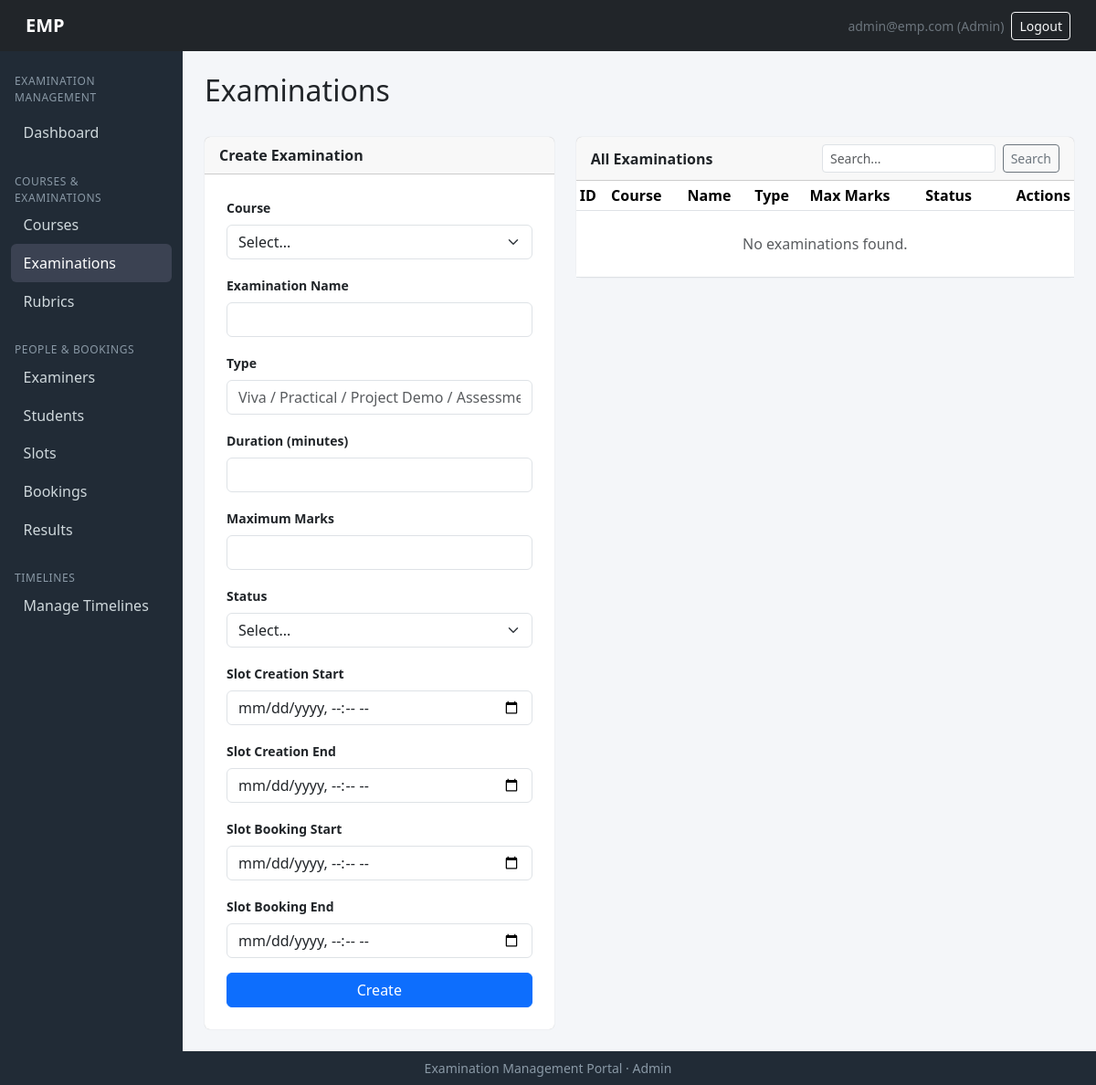
The app's page /admin/examinations (signed in), older data.
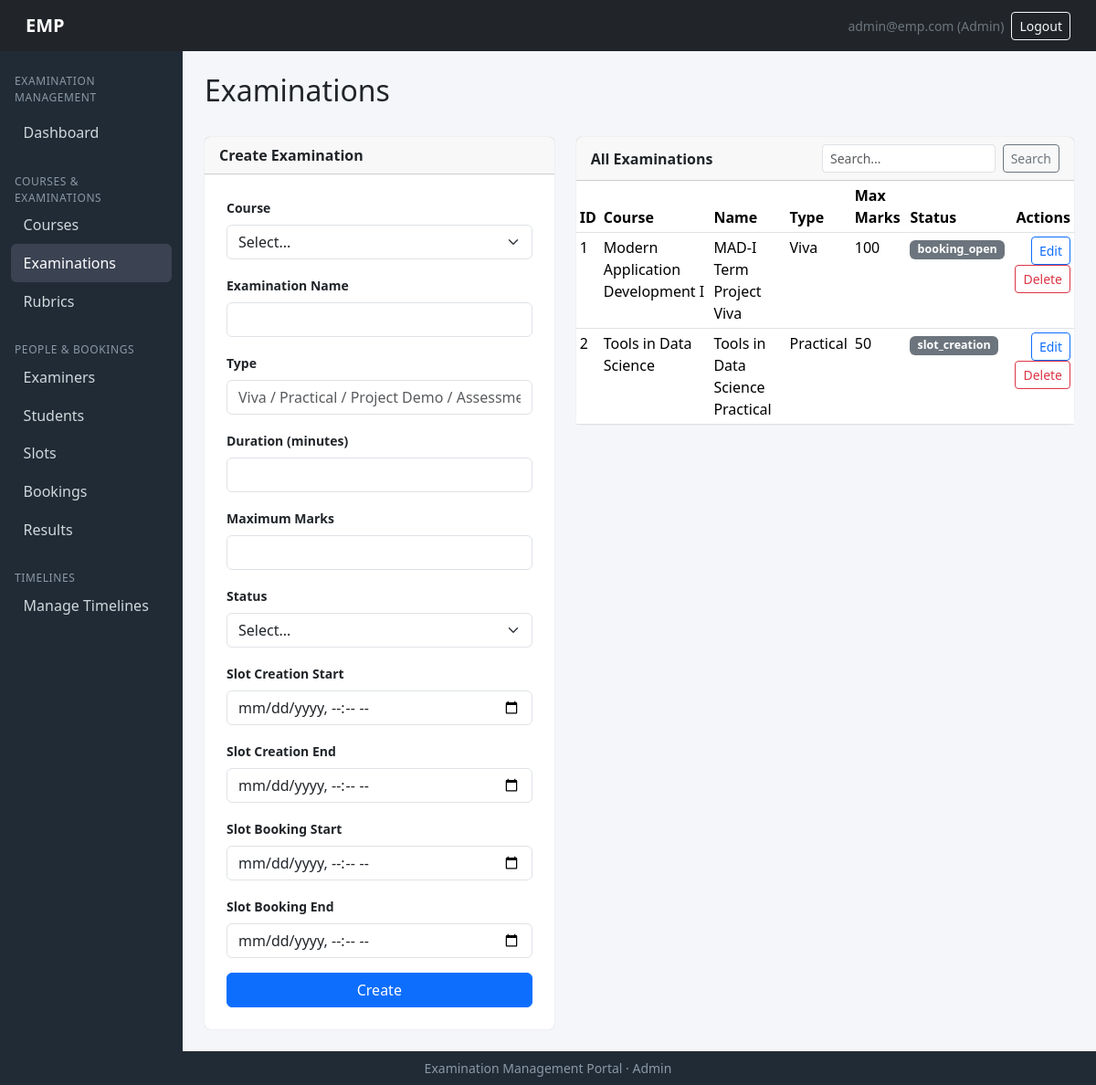
The same page, newer data.
### models/models.py (models this page shows)
class Course(db.Model):
    __tablename__ = "courses"
    id = db.Column(db.Integer, primary_key=True)
    code = db.Column(db.String(30), unique=True, nullable=False)
    name    = db.Column(db.String(150), nullable=False)
    description  = db.Column(db.Text)
    status=   db.Column(db.String(20), default="active")    # active|inactive
    examinations = db.relationship("Examination", backref="course")

class Examination(db.Model):
    __tablename__ = "examinations"
    id   = db.Column(db.Integer, primary_key=True)
    course_id = db.Column(db.Integer, db.ForeignKey("courses.id"), nullable=False)
    name     = db.Column(db.String(150), nullable=False)
    exam_type= db.Column(db.String(30), nullable=False)   # Viva|Practical|Project Demo|Assessment
    duration = db.Column(db.Integer, nullable=False)       # in minutes ig?
    max_marks = db.Column(db.Integer, nullable=False)
    slot_creation_start = db.Column(db.DateTime)
    slot_creation_end=db.Column(db.DateTime)
    slot_booking_start  = db.Column(db.DateTime)
    slot_booking_end  = db.Column(db.DateTime)
    status = db.Column(db.String(20), default="draft")  # draft|slot_creation|booking_open|closed|completed perhaps
    rubrics = db.relationship("Rubric", backref="exam")
    slots  = db.relationship("ExaminationSlot", backref="exam")

### routes/admin_routes.py (the view, shortened to what this page needs)
@admin_bp.route('/examinations', methods=['GET', 'POST'])
@login_required
def examinations():
    if not admin_only():
        return redirect(url_for('auth.login'))
    courses_options = [{'value': c.id, 'label': f"{c.code} - {c.name}"} for c in Course.query.all()]
    q = request.args.get('q', '').strip()
    exams = Examination.query.filter(Examination.name.ilike(f'%{q}%')).all() if q else Examination.query.all()
    return render_template('admin/examinations.html',
                           examinations=_exam_view_data(exams),
                           courses_options=courses_options,
                           edit=None,
                           q=q)

### app.py (called while the page is built)
@login_manager.user_loader
def load_user(user_id):
    return User.query.get(int(user_id))

### routes/admin_routes.py (called while the page is built)
def admin_only():
    if current_user.role != 'admin':
        flash('Access denied.', 'danger')
        return False
    return True

def _exam_view_data(exams):
    return [{
        'id': e.id,
        'course_name': e.course.name if e.course else 'N/A',
        'name': e.name,
        'type': e.exam_type,
        'max_marks': e.max_marks,
        'status': e.status
    } for e in exams]

### templates/admin/examinations.html (shortened to what the changed rows need)
{% extends "admin/base_admin.html" %}
{% import "admin/_macros.html" as macros %}
{% import "admin/_status.html" as status %}
{% block content %}
<div class="d-flex justify-content-between align-items-center mb-4">
    <h2>Examinations</h2>
</div>
<div class="row g-4">
    <div class="col-lg-7">
        <div class="card">
            <div class="table-responsive">
                <table class="table table-sm table-hover mb-0">
                    <thead>
                        <tr>
                            <th>ID</th>
                            <th>Course</th>
                            <th>Name</th>
                            <th>Type</th>
                            <th>Max Marks</th>
                            <th>Status</th>
                            <th class="text-end">Actions</th>
                        </tr>
                    </thead>
                    <tbody>
                        {% for e in examinations %}
                            <tr>
                                <td>{{ e.id }}</td>
                                <td>{{ e.course_name }}</td>
                                <td>{{ e.name }}</td>
                                <td>{{ e.type }}</td>
                                <td>{{ e.max_marks }}</td>
                                <td>{{ status.status_badge(e.status) }}</td>
                                <td class="text-end">
                                    <a class="btn btn-sm btn-outline-primary" href="{{ url_for('admin.exam_edit', exam_id=e.id) }}">Edit</a>
                                    <form method="POST" action="{{ url_for('admin.exam_delete', exam_id=e.id) }}" class="d-inline"
                                          onsubmit="return confirm('Delete this examination?')">
                                          <button type="submit" class="btn btn-sm btn-outline-danger">Delete</button>
                                    </form>
                                </td>
                            </tr>
                        {% else %}
                            <tr><td colspan="7" class="text-center text-muted py-4">No examinations found.</td></tr>
                        {% endfor %}
                    </tbody>
                </table>
            </div>
        </div>
    </div>
</div>
{% endblock %}

### templates/admin/_status.html
{% macro status_badge(status) %}
{% set m = {
  'Draft':'secondary',
  'Slot Creation':'info',
  'Booking Open':'primary',
  'Closed':'warning',
  'Completed':'success',
  'Available':'success',
  'Full':'danger',
  'Cancelled':'dark',
  'Completed':'success',
  'Booked':'primary',
  'Cancelled':'dark',
  'Completed':'success',
  'Active':'success',
  'Inactive':'secondary',
  'Pending':'warning',
  'Approved':'success',
  'Rejected':'danger',
  'Open':'success',
  'Closed':'danger'
} %}
{% set color = m.get(status, 'secondary') %}
<span class="badge bg-{{ color }} badge-status">{{ status }}</span>
{% endmacro %}

Row changes from the older to the newer data that the page shows:
added Course: course_name "Modern Application Development I"
added Examination: name "MAD-I Term Project Viva", type "Viva", examinations "booking_open"
added Course: course_name "Tools in Data Science"
added Examination: name "Tools in Data Science Practical", type "Practical", examinations "slot_creation"
Text that changed along with them:
new list line: "1 100 Edit Delete"
new list line: "2 50 Edit Delete"
text no longer shown: "No examinations found."
